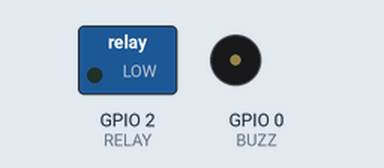
The sketch below on a simulated ESP32. Parts: switched loads named in the sketch (green lamp = pin HIGH), buzzer (waves = sounding, pin HIGH). Pins used as bus, display or sensor lines are not drawn.

Above: at 0.2 s.
At 22.2 s:
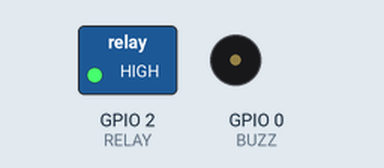
At 49.8 s:
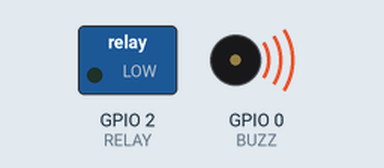
Timing chart, 0 to 52.1 s (numbered marks = the images above):
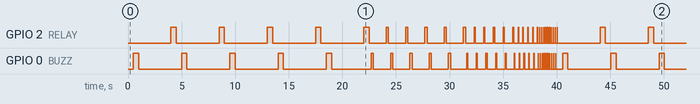

The sketch:

TestLED.ino
```cpp
//      Código de Testeo para la placa Earth Station Dev. Board.
//
//Prof. Damián Rimoldi              Oct. 21, 2024

#define RxGPS 25
#define TxGPS 26

#define HMOSI 13
#define HMISO 12

#define BUZZ 0

#define VMISO 19
#define VMOSI 23

#define SDAMPU 21

#define RELAY 2

int tiempo1 =500;
int tiempo2 =200;
int tiempo3 =100;
int tiempo4 =50;
int tiempo5 =20;
int veces =5;
void setup() {
  pinMode(RxGPS, OUTPUT);
  pinMode(TxGPS, OUTPUT);
  pinMode(HMOSI, OUTPUT);
  pinMode(HMISO, OUTPUT);
  pinMode(BUZZ, OUTPUT);
  pinMode(VMISO, OUTPUT);
  pinMode(VMOSI, OUTPUT);
  pinMode(SDAMPU, OUTPUT);
  pinMode(RELAY, OUTPUT);


  Serial.begin(9600);
}

void loop() {
 /* Serial.println("Indique el tiempo de secuencia: ");
  while(Serial.available()) {};
  tiempo = Serial.parseInt();
  Serial.println("Indique las repeticiones de secuencia: ");
  while(Serial.available()) {};
  veces = Serial.parseInt();*/
  for(int i=0; i<veces; i++)
    {
      digitalWrite(VMOSI, HIGH);
      delay (tiempo1);
      digitalWrite(VMOSI, LOW);
      digitalWrite(BUZZ, HIGH);
      delay (tiempo1);
      digitalWrite(BUZZ, LOW);
      digitalWrite(VMISO, HIGH);
      delay (tiempo1);
      digitalWrite(VMISO, LOW);
      digitalWrite(SDAMPU, HIGH);
      delay (tiempo1);
      digitalWrite(SDAMPU, LOW);
      digitalWrite(TxGPS, HIGH);
      delay (tiempo1);
      digitalWrite(TxGPS, LOW);
      digitalWrite(RxGPS, HIGH);
      delay (tiempo1);
      digitalWrite(RxGPS, LOW);
      digitalWrite(HMOSI, HIGH);
      delay (tiempo1);
      digitalWrite(HMOSI, LOW);
      digitalWrite(HMISO, HIGH);
      delay (tiempo1);
      digitalWrite(HMISO, LOW);
      digitalWrite(RELAY, HIGH);
      delay (tiempo1);
      digitalWrite(RELAY, LOW);
      }
  for(int i=0; i<veces; i++)
    {
      digitalWrite(VMOSI, HIGH);
      delay (tiempo2);
      digitalWrite(VMOSI, LOW);
      digitalWrite(BUZZ, HIGH);
      delay (tiempo2);
      digitalWrite(BUZZ, LOW);
      digitalWrite(VMISO, HIGH);
      delay (tiempo2);
      digitalWrite(VMISO, LOW);
      digitalWrite(SDAMPU, HIGH);
      delay (tiempo2);
      digitalWrite(SDAMPU, LOW);
      digitalWrite(TxGPS, HIGH);
      delay (tiempo2);
      digitalWrite(TxGPS, LOW);
      digitalWrite(RxGPS, HIGH);
      delay (tiempo2);
      digitalWrite(RxGPS, LOW);
      digitalWrite(HMOSI, HIGH);
      delay (tiempo2);
      digitalWrite(HMOSI, LOW);
      digitalWrite(HMISO, HIGH);
      delay (tiempo2);
      digitalWrite(HMISO, LOW);
      digitalWrite(RELAY, HIGH);
      delay (tiempo2);
      digitalWrite(RELAY, LOW);
      }
  for(int i=0; i<veces; i++)
    {
      digitalWrite(VMOSI, HIGH);
      delay (tiempo3);
      digitalWrite(VMOSI, LOW);
      digitalWrite(BUZZ, HIGH);
      delay (tiempo3);
      digitalWrite(BUZZ, LOW);
      digitalWrite(VMISO, HIGH);
      delay (tiempo3);
      digitalWrite(VMISO, LOW);
      digitalWrite(SDAMPU, HIGH);
      delay (tiempo3);
      digitalWrite(SDAMPU, LOW);
      digitalWrite(TxGPS, HIGH);
      delay (tiempo3);
      digitalWrite(TxGPS, LOW);
      digitalWrite(RxGPS, HIGH);
      delay (tiempo3);
      digitalWrite(RxGPS, LOW);
      digitalWrite(HMOSI, HIGH);
      delay (tiempo3);
      digitalWrite(HMOSI, LOW);
      digitalWrite(HMISO, HIGH);
      delay (tiempo3);
      digitalWrite(HMISO, LOW);
      digitalWrite(RELAY, HIGH);
      delay (tiempo3);
      digitalWrite(RELAY, LOW);
      }
  for(int i=0; i<veces; i++)
    {
      digitalWrite(VMOSI, HIGH);
      delay (tiempo4);
      digitalWrite(VMOSI, LOW);
      digitalWrite(BUZZ, HIGH);
      delay (tiempo4);
      digitalWrite(BUZZ, LOW);
      digitalWrite(VMISO, HIGH);
      delay (tiempo4);
      digitalWrite(VMISO, LOW);
      digitalWrite(SDAMPU, HIGH);
      delay (tiempo4);
      digitalWrite(SDAMPU, LOW);
      digitalWrite(TxGPS, HIGH);
      delay (tiempo4);
      digitalWrite(TxGPS, LOW);
      digitalWrite(RxGPS, HIGH);
      delay (tiempo4);
      digitalWrite(RxGPS, LOW);
      digitalWrite(HMOSI, HIGH);
      delay (tiempo4);
      digitalWrite(HMOSI, LOW);
      digitalWrite(HMISO, HIGH);
      delay (tiempo4);
      digitalWrite(HMISO, LOW);
      digitalWrite(RELAY, HIGH);
      delay (tiempo4);
      digitalWrite(RELAY, LOW);
      }
  for(int i=0; i<10; i++)
    {
      digitalWrite(VMOSI, HIGH);
      delay (tiempo5);
      digitalWrite(VMOSI, LOW);
      digitalWrite(BUZZ, HIGH);
      delay (tiempo5);
      digitalWrite(BUZZ, LOW);
      digitalWrite(VMISO, HIGH);
      delay (tiempo5);
      digitalWrite(VMISO, LOW);
      digitalWrite(SDAMPU, HIGH);
      delay (tiempo5);
      digitalWrite(SDAMPU, LOW);
      digitalWrite(TxGPS, HIGH);
      delay (tiempo5);
      digitalWrite(TxGPS, LOW);
      digitalWrite(RxGPS, HIGH);
      delay (tiempo5);
      digitalWrite(RxGPS, LOW);
      digitalWrite(HMOSI, HIGH);
      delay (tiempo5);
      digitalWrite(HMOSI, LOW);
      digitalWrite(HMISO, HIGH);
      delay (tiempo5);
      digitalWrite(HMISO, LOW);
      digitalWrite(RELAY, HIGH);
      delay (tiempo5);
      digitalWrite(RELAY, LOW);
      }
  //LEDTEST (tiempo, veces);
  // put your main code here, to run repeatedly:

}
/*LEDTEST (int t, int v)
  {
    for(int i=0; i<v; i++)
    {
      digitalWrite(VMOSI, HIGH);
      delay (t);
      digitalWrite(VMOSI, LOW);
      digitalWrite(BUZZ, HIGH);
      delay (t);
      digitalWrite(BUZZ, LOW);
      digitalWrite(VMISO, HIGH);
      delay (t);
      digitalWrite(VMISO, LOW);
      digitalWrite(SDAMPU, HIGH);
      delay (t);
      digitalWrite(SDAMPU, LOW);
      digitalWrite(TxGPS, HIGH);
      delay (t);
      digitalWrite(TxGPS, LOW);
      digitalWrite(RxGPS, HIGH);
      delay (t);
      digitalWrite(RxGPS, LOW);
      digitalWrite(HMOSI, HIGH);
      delay (t);
      digitalWrite(HMOSI, LOW);
      digitalWrite(HMISO, HIGH);
      delay (t);
      digitalWrite(HMISO, LOW);
      digitalWrite(RELAY, HIGH);
      delay (t);
      digitalWrite(RELAY, LOW);
      }

}*/
```

Measured:
- by itself, GPIO 2 (RELAY), GPIO 0 (BUZZ): moves between LOW and HIGH, repeating every 40.1 s
- by itself, everything shown: repeats every 40.1 s, in 73 steps
